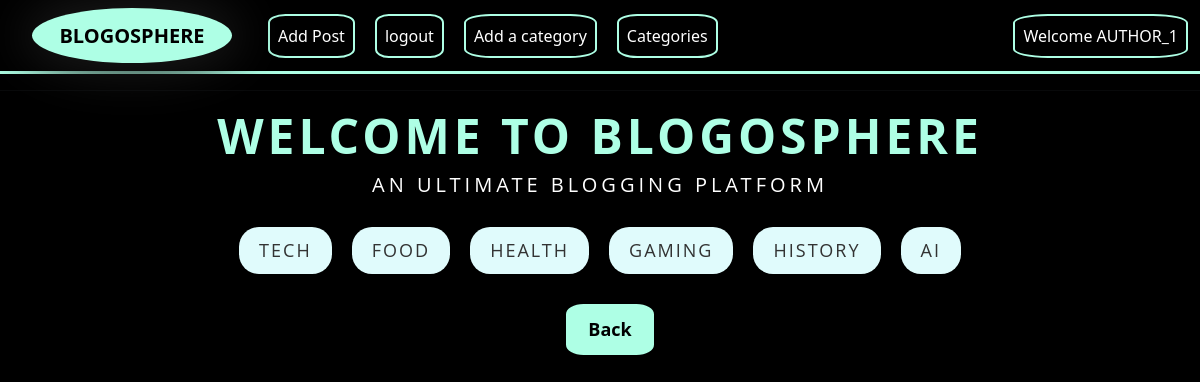
Page /categories/ (signed in) on the committed database.
### blogs/models.py (models this page shows, shortened)
class Category(models.Model):
    name=models.CharField(max_length=200,default="")

### blogs/views.py (the view)
# urls.py: path('categories/', views.category_list, name='filter'),
def category_list(request):
    categories = Category.objects.all()
    return render(request, 'filter.html', {'categories': categories})

### templates/filter.html (shortened to what this page needs)
<!DOCTYPE html>
<html lang="en">
<head>
  <link rel="stylesheet" type="text/css" href="/static/css/pain..css">
  <link rel="stylesheet" href="https://cdnjs.cloudflare.com/ajax/libs/font-awesome/4.7.0/css/font-awesome.min.css">
</head>
<body>
  {% include "base.html" %}
  {% block content %}
  <h1 style="text-align: center; text-shadow: 4px 2px black; font-family: 'Open Sans', sans-serif; font-size: 48px; font-weight: bold; color: rgb(174, 255, 229); text-transform: uppercase; letter-spacing: 4px;">
    WELCOME TO BLOGOSPHERE
  </h1>
  <h5 style="text-align: center; text-shadow: 2px 2px rgb(0, 0, 0); font-family: 'Open Sans', sans-serif; color: rgb(255, 255, 255); text-transform: uppercase; letter-spacing: 4px;">
    An Ultimate Blogging platform
  </h5>
  <div class="category">
    {% for category in categories %}
    <a href="{% url 'category' category.name %}">{{ category.name }}</a>
    {% endfor %}
  </div>
  <div class="d-flex justify-content-center container">
    <a class="read-more" style="position: relative;" href="{%url 'Home'%}">Back</a>
  </div>
  {% endblock %}
</body>
</html>

### templates/base.html (shortened to what this page needs)
<!DOCTYPE html>
{% load static %}
<html lang="en">
<head>
    <link rel="stylesheet" type="text/css" href="/static/css/pain..css">
    <link href="https://cdn.jsdelivr.net/npm/bootstrap@5.2.0-beta1/dist/css/bootstrap.min.css"
 rel="stylesheet">
 <link rel="stylesheet" href="https://cdnjs.cloudflare.com/ajax/libs/font-awesome/4.7.0/css/font-awesome.min.css">
<link type="text/css" rel="stylesheet" href="https://cdn.jsdelivr.net/jquery.jssocials/1.4.0/jssocials.css" />
<link type="text/css" rel="stylesheet" href="https://cdn.jsdelivr.net/jquery.jssocials/1.4.0/jssocials-theme-flat.css" />
<link type="text/css" rel="stylesheet" href="https://cdn.jsdelivr.net/jquery.jssocials/1.4.0/jssocials-theme-classic.css" />
<link type="text/css" rel="stylesheet" href="https://cdn.jsdelivr.net/jquery.jssocials/1.4.0/jssocials-theme-minima.css" />
<link type="text/css" rel="stylesheet" href="https://cdn.jsdelivr.net/jquery.jssocials/1.4.0/jssocials-theme-plain.css" />
</head>
<body>
  <nav>
    <nav class=" navbar navbar-expand-lg ">
      <div class="container-fluid">
        <a class="navbar-brand logo glowlogo" style="font-weight: bold; color: black;" href="{% url 'Home'%}">BLOGOSPHERE</a>
        <div class="collapse navbar-collapse" id="navbarScroll">
          <ul class="navbar-nav mr-auto navbar-nav-scroll" style="--bs-scroll-height: 100px;">
            {% if user.is_authenticated %}
            <li class=" nav-item ">
              <a class="nav-link glow"style="color:white !important;" href="{%url 'add_post'%}">Add Post</a>
            </li>
            <li class="nav-item my1">
              <a class="nav-link glow" style="color:white !important;"href="{%url 'logout'%}">logout</a>
            </li>
            <li class="nav-item my1">
              <a class="nav-link glow"style="color:white !important;" href="{%url 'add_category'%}">Add a category</a>
            </li>
            <li class="nav-item my1">
              <a class="nav-link glow"style="color:white !important;" href="{%url 'filter'%}">Categories</a>
            </li>
            {% endif %}
          </ul>
        </div>
        <ul class="navbar-nav ml-auto justify-content-end">
          <li class="nav-item my1">
            <a class="nav-link glow" style="color:white !important;" href="#">Welcome {{ user.username }}</a>
          </li>
        </ul>
      </div>
    </nav>
  </nav>
  <div style="border-top: 3px solid #aeffe5;"></div>
<hr>
</body>
</html>

### static/css/pain..css (style rules this page uses)
.logo { display: flex; justify-content: center; align-items: center; width: 200px; height: 55px; border-radius: 50%; background-color: rgb(174, 255, 229); box-shadow: 0 0 50px 10px #1a1a1a; position: relative; }
.category { display: flex; justify-content: center; align-items: center; flex-wrap: wrap; margin: 20px; }
.category a { text-decoration: none; background-color: #e0fbfc; border-radius: 20px; padding: 10px 20px; color: #333; font-family: 'Open Sans', sans-serif; font-size: 18px; margin: 10px; text-transform: uppercase; letter-spacing: 2px; box-shadow: 0px 2px 5px rgba(0, 0, 0, 0.2); }
.glowlogo { color: #000000; transition: all 0.3s ease; margin-inline-start: 20px; }
.glow { border: 2px solid #aeffe5; border-radius: 20%; padding: 5px 10px; text-decoration: none; color: black; transition: all 0.3s ease; margin-inline-start: 20px; }
.read-more { display: inline-block; position: relative; font-size: 18px; font-weight: bold; padding: 10px 20px; color: black; background-color: #aeffe5; border-radius: 20%; border: 2px solid #aeffe5; text-decoration: none; overflow: hidden; z-index: 1; transition: all 0.3s ease; margin-inline-start: 20px; }
.read-more:before { content: ''; position: absolute; top: -20px; left: -20px; width: 0; height: 0; border-radius: 50%; background-color: #fff; opacity: 0.5; transition: all 0.5s ease-out; z-index: -1; }

### templates/base.html (style rules this page uses)
body { background: rgb(0, 0, 0); }

### rows in the picture
Category: name "TECH"
Category: name "FOOD"
Category: name "HEALTH"
Category: name "GAMING"
Category: name "HISTORY"
Category: name "AI"

### other values in the picture
{{ user.username }} "AUTHOR_1"
